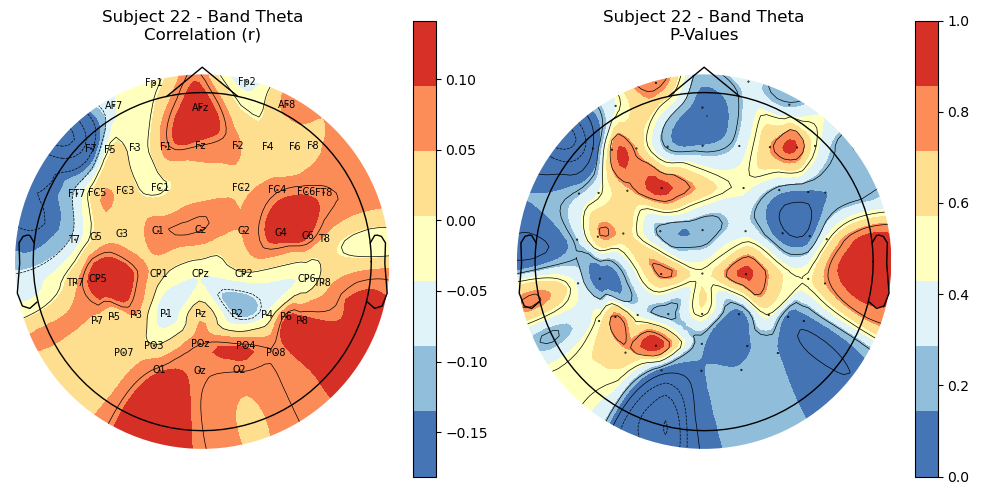
#> input picture Images/Swan is swimming like a swimmer with a poor resolution image and staring at the sky wondering when will I catch afish.png, 1000 x 500 px
$ python generateVideo_20250521.py
#> lines starting #> are read from the running program, lines starting #| are printed output that depends on the picture
#> the answer given: Images
#!/usr/bin/env python3
# -*- coding: utf-8 -*-
"""
Created on Wed May 21 14:33:11 2025

@author: arunsasidharan
"""

import os
import random
import cv2
from PIL import Image, ImageDraw, ImageFont
import re

# --- Configuration ---
VIDEO_FILENAME = "random_photos_video.mp4"
IMAGE_DURATION_SECONDS = 3  # How long each image will be displayed
FPS = 1 # Frames per second for the video (1 means each image is one frame)
CAPTION_FONT_SIZE = 300
CAPTION_FONT_COLOR = (255, 255, 255)  # White
CAPTION_BG_COLOR = (0, 0, 0, 128)    # Semi-transparent black background for caption
VIDEO_WIDTH = 1280 # Desired video width (images will be resized to fit)
VIDEO_HEIGHT = 720 # Desired video height

def get_image_files(folder_path):
    """Gets a list of image files from the specified folder."""
#> called with folder_path = 'Images'
    image_files = []
    supported_extensions = ('.png', '.jpg', '.jpeg', '.bmp', '.tiff')
    if not os.path.isdir(folder_path):
        print(f"Error: Folder not found at {folder_path}")
        return []
    for filename in os.listdir(folder_path):
        if filename.lower().endswith(supported_extensions):
            image_files.append(os.path.join(folder_path, filename))
#> pass 2 of the loop in get_image_files, `for filename in os.listdir(folder_path):`:
#> pass 3 of the loop in get_image_files, `for filename in os.listdir(folder_path):`:
#> the loop made 4 passes; the first 3 are shown
    if not image_files:
        print(f"No image files found in {folder_path}")
    else:
        print(f"Found {len(image_files)} images.")
    return image_files

def add_caption_to_image(image_path, caption_text):
    """
    Opens an image, adds a caption, and returns the modified PIL Image object.
    Images are resized to fit VIDEO_WIDTH x VIDEO_HEIGHT while maintaining aspect ratio,
    and then placed on a black background of VIDEO_WIDTH x VIDEO_HEIGHT.
    """
    try:
        img = Image.open(image_path).convert("RGBA")
#> img is the input picture: PIL image 1000x500 RGBA; mean R, G, B, A 224.7, 211, 200.4, 255

        # --- Resize image to fit within video dimensions while maintaining aspect ratio ---
        img_ratio = img.width / img.height
        vid_ratio = VIDEO_WIDTH / VIDEO_HEIGHT

        if img_ratio > vid_ratio: # Image is wider than video frame
            new_width = VIDEO_WIDTH
            new_height = int(new_width / img_ratio)
        else: # Image is taller than or same aspect ratio as video frame
            new_height = VIDEO_HEIGHT
            new_width = int(new_height * img_ratio)

        img = img.resize((new_width, new_height), Image.LANCZOS)
#> img: PIL image 1280x640 RGBA

        # --- Create a new image with a black background ---
        background = Image.new('RGBA', (VIDEO_WIDTH, VIDEO_HEIGHT), (0, 0, 0, 255))
        # Calculate position to paste the resized image (centered)
        paste_x = (VIDEO_WIDTH - new_width) // 2
        paste_y = (VIDEO_HEIGHT - new_height) // 2
        background.paste(img, (paste_x, paste_y))
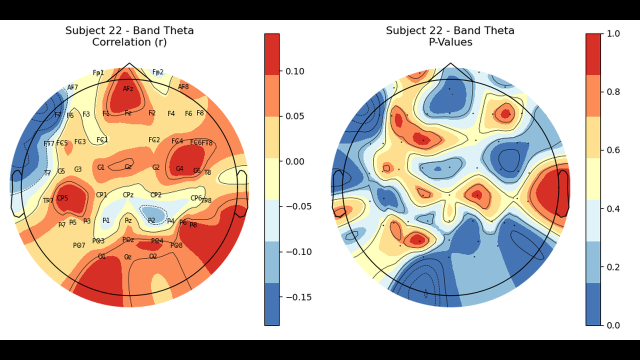
#> background: PIL image 1280x720 RGBA (shown at 1/2 size); mean R, G, B, A 199.4, 187.3, 178, 255
        img = background # Use the background with the pasted image

        # --- Add caption ---
        draw = ImageDraw.Draw(img)
        font = None

        # For Windows, common: "arial.ttf", "times.ttf", "cour.ttf"
        # For macOS, common: "Arial.ttf", "Helvetica.ttf", "Times New Roman.ttf"
        # For Linux, common: "DejaVuSans.ttf", "LiberationSans-Regular.ttf" (if installed)
        system_font_name = "Arial.ttf"
        try:
            font = ImageFont.truetype(system_font_name, CAPTION_FONT_SIZE)
            print(f"Using system font: {system_font_name} with size {CAPTION_FONT_SIZE}")
        except IOError:
            print("Default font not found. Using basic PIL font.")
            font = ImageFont.load_default()


        text_bbox = draw.textbbox((0, 0), caption_text, font=font)
#> text_bbox = (0, 51, 18002, 341)
        text_width = text_bbox[2] - text_bbox[0]
#> text_width = 18002
        text_height = text_bbox[3] - text_bbox[1]
#> text_height = 290

        # Position caption at the bottom center
        margin = 10
        x = (img.width - text_width) / 2
#> x = -8361
        y = img.height - text_height - margin * 2 # Position above bottom edge
#> y = 410

        # Add a background rectangle for the text
        rect_x0 = x - margin
#> rect_x0 = -8371
        rect_y0 = y - margin
#> rect_y0 = 400
        rect_x1 = x + text_width + margin
#> rect_x1 = 9651
        rect_y1 = y + text_height + margin
#> rect_y1 = 710
        draw.rectangle([rect_x0, rect_y0, rect_x1, rect_y1], fill=CAPTION_BG_COLOR)

        draw.text((x, y), caption_text, font=font, fill=CAPTION_FONT_COLOR)
        return img

    except Exception as e:
        print(f"Error processing image {image_path}: {e}")
        return None

def create_video(image_paths, output_video_name):
    """Creates a video from a list of image paths."""
    if not image_paths:
        print("No images to create video from.")
        return

    print(f"Preparing to create video: {output_video_name}")

    # Define the codec and create VideoWriter object
    # Using 'mp4v' for .mp4 files. Other options: 'XVID' for .avi
    fourcc = cv2.VideoWriter_fourcc(*'mp4v')
    video_writer = cv2.VideoWriter(output_video_name, fourcc, FPS, (VIDEO_WIDTH, VIDEO_HEIGHT))

    if not video_writer.isOpened():
        print(f"Error: Could not open video writer for {output_video_name}")
        return

    total_images = len(image_paths)
    for i, image_path in enumerate(image_paths):
        filename_with_ext = os.path.basename(image_path)
        base_name = os.path.splitext(filename_with_ext)[0] # Filename without extension

        # Remove the prefix "Photo [number(s)] - "
        prefix_pattern = r"^Photo \d+\s*-\s*"
        cleaned_caption = re.sub(prefix_pattern, "", base_name)

        caption = cleaned_caption.strip()

        print(f"Processing image {i+1}/{total_images}: {filename_with_ext} with caption: '{caption}'")

        pil_image = add_caption_to_image(image_path, caption)
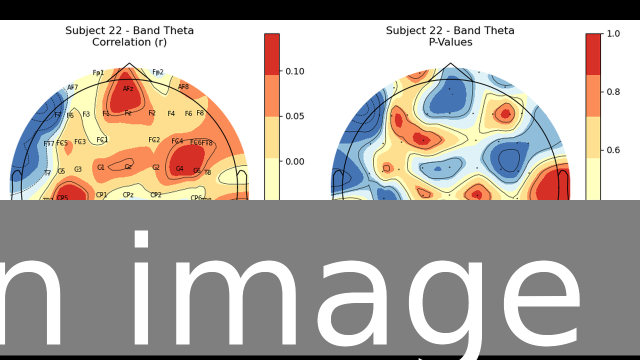
#> pil_image: PIL image 1280x720 RGBA (shown at 1/2 size); mean R, G, B, A 131.8, 124.9, 118.1, 209.4; transparent parts drawn white
        if pil_image:
            # Convert PIL image to OpenCV format (RGB to BGR)
            frame = cv2.cvtColor(np.array(pil_image.convert('RGB')), cv2.COLOR_RGB2BGR)
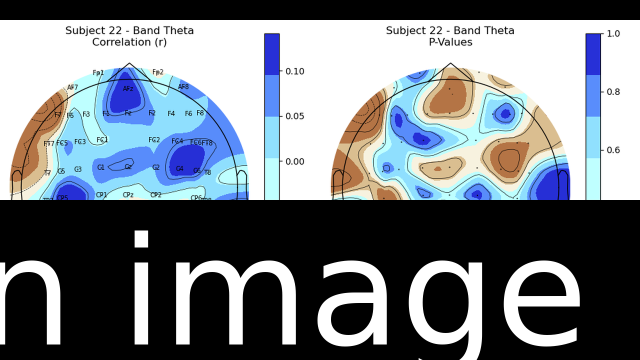
#> frame: shape (720, 1280, 3) (shown at 1/2 size); mean R, G, B 118.1, 124.9, 131.8

            # Write the frame for the duration specified
            for _ in range(IMAGE_DURATION_SECONDS * FPS):
                video_writer.write(frame)
        else:
            print(f"Skipping image {image_path} due to processing error.")
#> pass 2 of the loop in create_video, `for i, image_path in enumerate(image_paths):`:
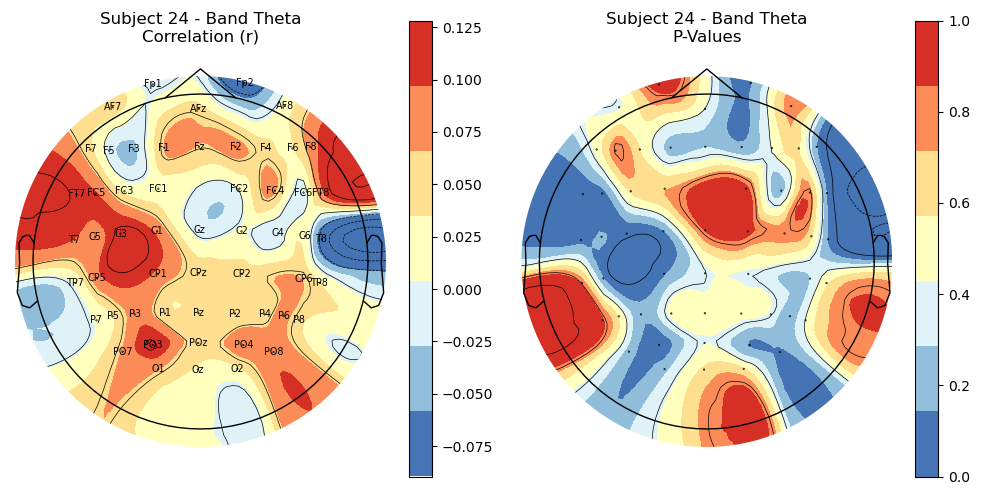
#> input picture Images/Do not attend calls from strangers and do not eat what they give.png, 1000 x 500 px
#> in add_caption_to_image, img is the input picture: PIL image 1000x500 RGBA; mean R, G, B, A 226.9, 214.3, 203.4, 255
#> img: PIL image 1280x640 RGBA
#> in add_caption_to_image (call 2), `background.paste(img, (paste_x, paste_y))`:
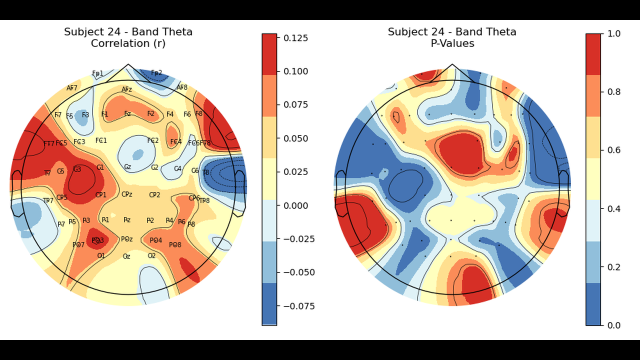
#> background: PIL image 1280x720 RGBA (shown at 1/2 size); mean R, G, B, A 201.4, 190.3, 180.7, 255
#> text_bbox = (0, 51, 9789, 341)
#> text_width = 9789
#> x = -4254.5
#> rect_x0 = -4264.5
#> rect_x1 = 5544.5
#> in create_video, `frame = cv2.cvtColor(np.array(pil_image.convert('RGB')), cv2.COLOR_RGB..`:
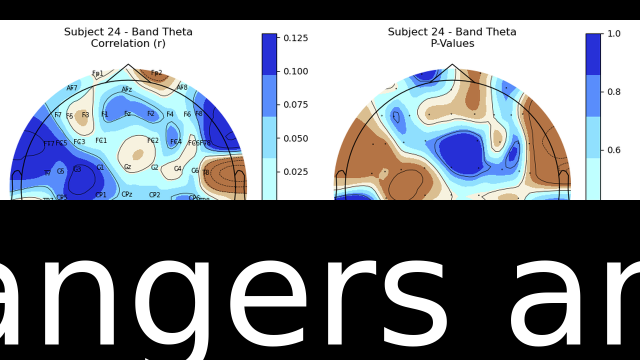
#> frame: shape (720, 1280, 3) (shown at 1/2 size); mean R, G, B 120.5, 125.4, 132.1
#> pass 3 of the loop in create_video, `for i, image_path in enumerate(image_paths):`:
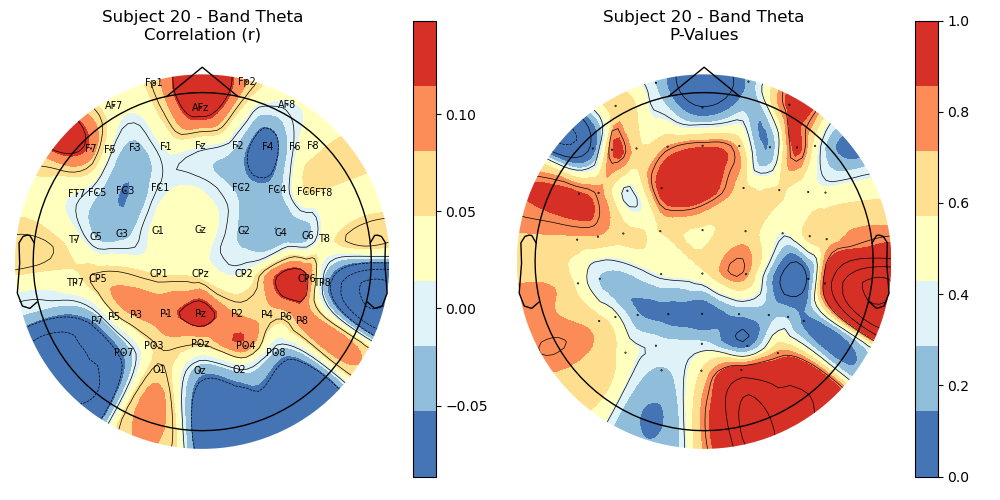
#> input picture Images/Lab inauguration in 2020 with lots of joy.png, 1000 x 500 px
#> in add_caption_to_image, img is the input picture: PIL image 1000x500 RGBA; mean R, G, B, A 224.5, 214.1, 204.2, 255
#> img: PIL image 1280x640 RGBA
#> in add_caption_to_image (call 3), `background.paste(img, (paste_x, paste_y))`:
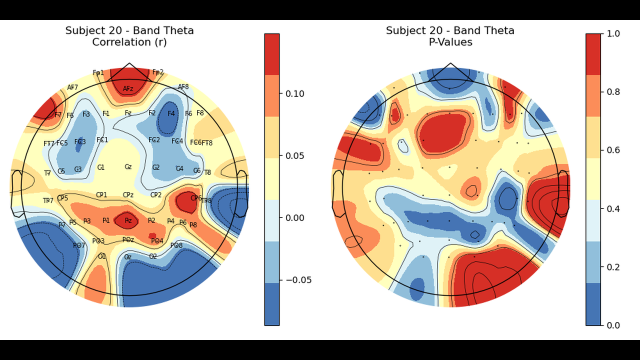
#> background: PIL image 1280x720 RGBA (shown at 1/2 size); mean R, G, B, A 199.3, 190.1, 181.4, 255
#> text_bbox = (0, 51, 6067, 341)
#> text_width = 6067
#> x = -2393.5
#> rect_x0 = -2403.5
#> rect_x1 = 3683.5
#> in create_video, `frame = cv2.cvtColor(np.array(pil_image.convert('RGB')), cv2.COLOR_RGB..`:
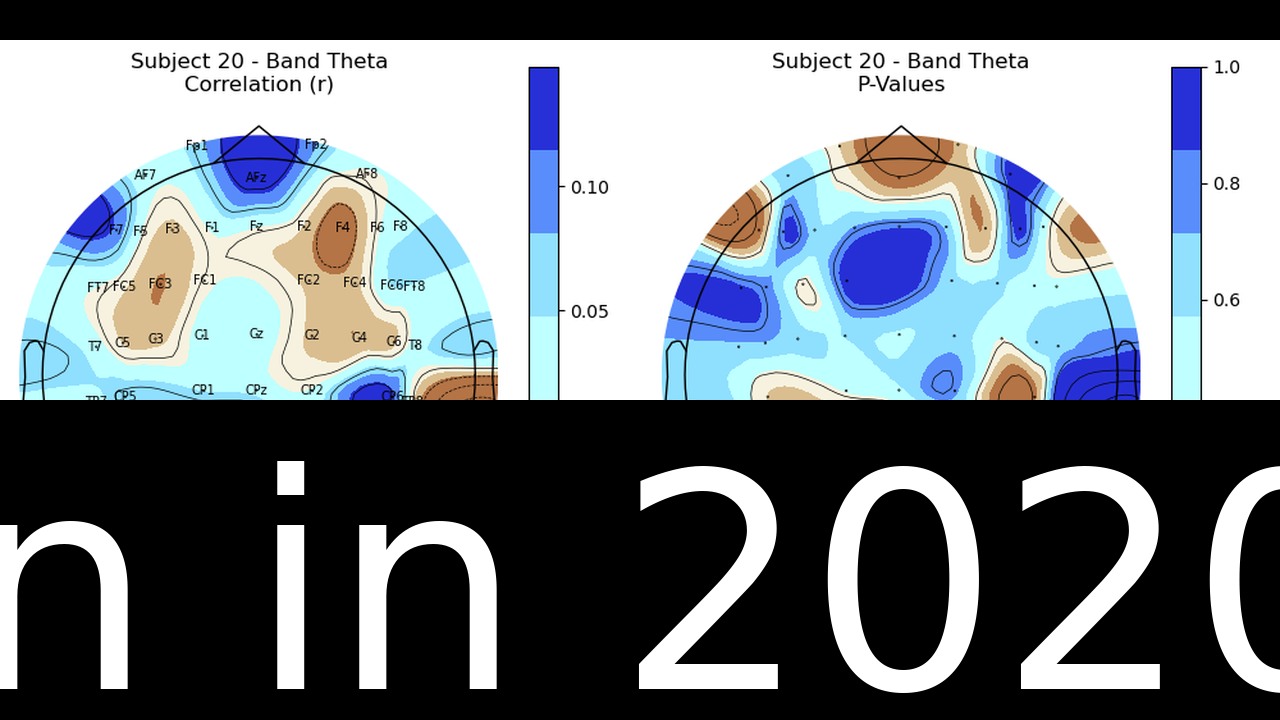
#> frame: shape (720, 1280, 3); mean R, G, B 121.1, 129.1, 135.2
#> the loop made 4 passes; the first 3 are shown

    video_writer.release()
    print(f"Video '{output_video_name}' created successfully in current directory!")


# --- Main Execution ---
if __name__ == "__main__":
    # This import is needed for cv2.cvtColor with PIL Images
    import numpy as np


    # --- IMPORTANT: SET YOUR FOLDER PATH HERE ---
    # Example: '/content/drive/MyDrive/My Photos/Vacation2024'
    # Ensure this path is correct and exists in your Google Drive.
    photo_folder_path = input("Enter the full path to your photos folder in Google Drive (e.g., /content/drive/MyDrive/Photos): ")


    if os.path.exists(photo_folder_path):
        image_files = get_image_files(photo_folder_path)

        if image_files:
            random.shuffle(image_files) # Randomize the order
            print(f"Shuffled {len(image_files)} images.")
            create_video(image_files, VIDEO_FILENAME)
        else:
            print("No images found to process.")
    else:
        print(f"The specified folder path does not exist: {photo_folder_path}")
        print("Please verify the path and try again.")
